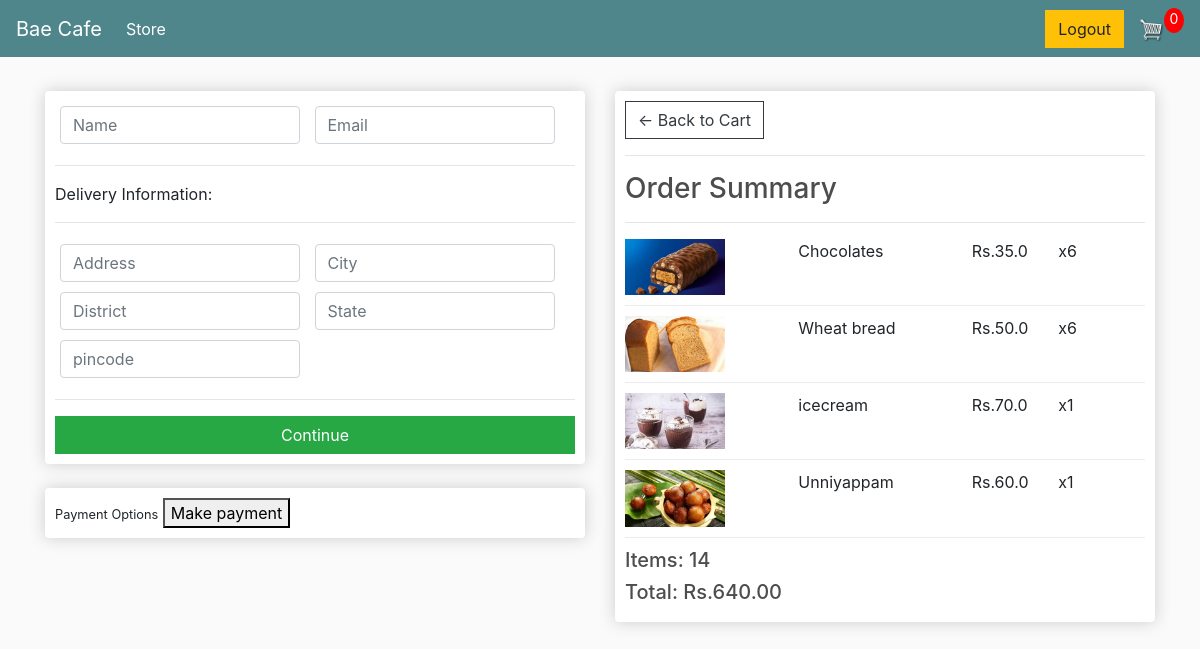
/checkout/ (signed in), run on an earlier commit of the app's database.
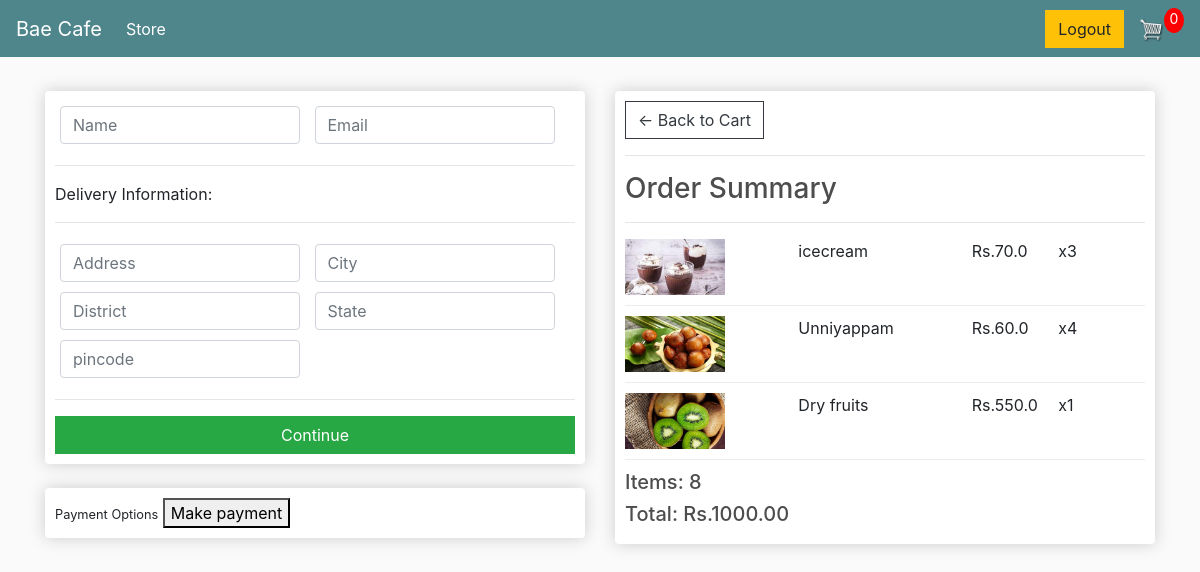
And on a later commit of the database.
### store/models.py (models this page shows, shortened)
class OrderItem(models.Model):
	product = models.ForeignKey(Product, on_delete=models.SET_NULL, null=True)
	order = models.ForeignKey(Order, on_delete=models.SET_NULL, null=True)
	quantity = models.IntegerField(default=0, null=True, blank=True)
	date_added = models.DateTimeField(auto_now_add=True)
	@property
	def get_total(self):
		total = self.product.price * self.quantity
		return total

class Product(models.Model):
	name = models.CharField(max_length=200)
	price = models.FloatField()
	image = models.ImageField(null=True, blank=True)
	@property
	def imageURL(self):
		try:
			url = self.image.url
		except:
			url = ''
		return url

class Order(models.Model):
	customer = models.ForeignKey(Customer, on_delete=models.SET_NULL, null=True, blank=True)
	date_ordered = models.DateTimeField(auto_now_add=True)
	complete = models.BooleanField(default=False)
	transaction_id = models.CharField(max_length=100, null=True)
	@property
	def get_cart_total(self):
		orderitems = self.orderitem_set.all()
		total = sum([item.get_total for item in orderitems])
		return total
	@property
	def get_cart_items(self):
		orderitems = self.orderitem_set.all()
		total = sum([item.quantity for item in orderitems])
		return total

### store/views.py (the view)
# urls.py: path('checkout/', views.checkout, name="checkout"),
def checkout(request):
     if request.user.is_authenticated:
          customer = request.user.customer
          order, created = Order.objects.get_or_create(customer=customer, complete=False)
          items= order.orderitem_set.all()
     else:
          items = []
          order = {'get_cart_total':0,'get_cart_items':0}
     context = {'items':items,'order':order}
     return render(request, 'store/checkout.html', context)

### store/templates/store/checkout.html (shortened to what this page needs)
{% extends 'store/main.html' %}
{% load static %}
{% block content %}
     <div class="row">
		<div class="col-lg-6">
			<div class="box-element" id="form-wrapper">
				<form id="form">
					<div id="user-info">
						<div class="form-field">
							<input required class="form-control" type="text" name="name" placeholder="Name">
						</div>
						<div class="form-field">
							<input required class="form-control" type="email" name="email" placeholder="Email">
						</div>
					</div>
					<div id="shipping-info">
						<hr>
						<p>Delivery Information:</p>
						<hr>
						<div class="form-field">
							<input class="form-control" type="text" name="address" placeholder="Address">
						</div>
						<div class="form-field">
							<input class="form-control" type="text" name="city" placeholder="City">
						</div>
						<div class="form-field">
							<input class="form-control" type="text" name="state" placeholder="District">
						</div>
						<div class="form-field">
							<input class="form-control" type="text" name="zipcode" placeholder="State">
						</div>
						<div class="form-field">
							<input class="form-control" type="text" name="country" placeholder="pincode">
						</div>
					</div>
					<hr>
					<input id="form-button" class="btn btn-success btn-block" type="submit" value="Continue">
				</form>
			</div>
			<br>
			<div class="box-element " id="payment-info">
				<small>Payment Options</small>
				<button id="make-payment">Make payment</button>
			</div>
		</div>
		<div class="col-lg-6">
			<div class="box-element">
				<a  class="btn btn-outline-dark" href="{% url 'cart' %}">&#x2190; Back to Cart</a>
				<hr>
				<h3>Order Summary</h3>
				<hr>
				{%for item in items%}
				<div class="cart-row">
					<div style="flex:2"><img class="row-image" src="{{item.product.imageURL}}"></div>
					<div style="flex:2"><p>{{item.product.name}}</p></div>
					<div style="flex:1"><p>Rs.{{item.product.price}}</p></div>
					<div style="flex:1"><p>x{{item.quantity}}</p></div>
				</div>
				{% endfor %}
				<h5>Items:   {{order.get_cart_items}}</h5>
				<h5>Total:   Rs.{{order.get_cart_total|floatformat:2}}</h5>
			</div>
		</div>
	</div>
{% endblock content %}

What changed in the data, as far as the page shows it:
removed OrderItem: product.imageURL (picture), product.name "Chocolates", product.price "35.0", quantity "6"
removed OrderItem: product.imageURL (picture), product.name "Wheat bread", product.price "50.0", quantity "6"
changed OrderItem "icecream": quantity "1" → "3"
changed OrderItem "Unniyappam": quantity "1" → "4"
added OrderItem: product.imageURL (picture), product.name "Dry fruits", product.price "550.0", quantity "1"
changed through a linked row, Order: get_cart_items "14" → "8"; get_cart_total "640.00" → "1000.00"
